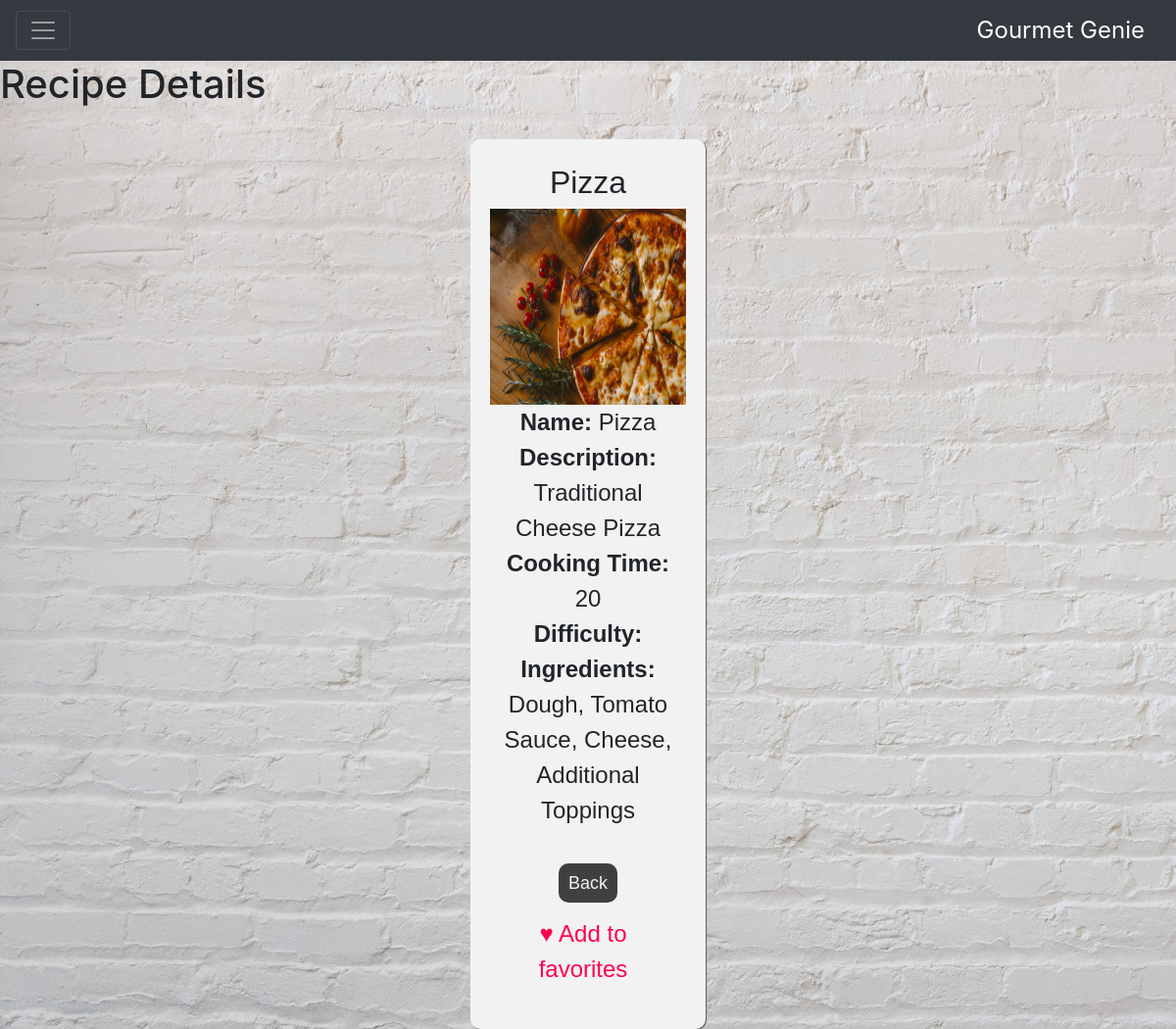
The page /recipes/list/1 (signed in) on the database its author committed.
### recipes/models.py (models this page shows, shortened)
class Recipe(models.Model):
    BEGINNER = "Beginner"
    INTERMEDIATE = "Intermediate"
    HARD = "HARD"
    DIFFICULTY_CHOICES = [
        (BEGINNER, "Beginner"),
        (INTERMEDIATE, "Intermediate"),
        (HARD, "Hard"),
    ]
    recipe_id = models.AutoField(primary_key=True)
    name = models.CharField(max_length=120)
    cooking_time = models.PositiveBigIntegerField(default=60)
    ingredients = models.TextField(default="")
    description = models.TextField(default="")
    pic = models.ImageField(upload_to="recipes", default="no_pic.jpg")
    author = models.ForeignKey(settings.AUTH_USER_MODEL, on_delete=models.CASCADE)
    difficulty = models.CharField(
        max_length=60,
        choices=DIFFICULTY_CHOICES,
        default=BEGINNER,
    )
    def calc_difficulty(self):
        difficulty_levels = {
            "Easy": "Easy",
            "Medium": "Medium",
            "Intermediate": "Intermediate",
            "Hard": "Hard",
        }
        ingredients_list = self.ingredients.split(", ")
        num_ingredients = len(ingredients_list)
        if self.cooking_time < 10:
            if num_ingredients < 4:
                difficulty = difficulty_levels.get("Easy")
            else:
                difficulty = difficulty_levels.get("Medium")
        else:
            if num_ingredients < 4:
                difficulty = difficulty_levels.get("Intermediate")
            else:
                difficulty = difficulty_levels.get("Hard")
            logging.info(f"Recipe difficulty for {self.name}: {difficulty}")
        return difficulty

### recipes/views.py (the view)
# urls.py: path("list/<pk>", RecipeDetailView.as_view(), name="detail"),
class RecipeDetailView(LoginRequiredMixin, DetailView):
    model = Recipe
    template_name = "recipes/detail.html"
    def get_context_data(self, **kwargs):
        context = super().get_context_data(**kwargs)
        recipe = self.object
        difficulty = recipe.calc_difficulty()
        context["difficulty"] = difficulty
        context["MEDIA_URL"] = settings.MEDIA_URL
        return context

### recipes/templates/recipes/detail.html (shortened to what this page needs)
{% load static %}
<!DOCTYPE html>
<html lang="en">
  <head>
    <link
      rel="stylesheet"
      type="text/css"
      href="{% static 'recipes\css\styles.css' %}"
    />
    <link
      rel="stylesheet"
      href="https://maxcdn.bootstrapcdn.com/bootstrap/4.0.0/css/bootstrap.min.css"
    />
  </head>
  <body>
    <div class="navbar-container">
      <div class="navbar navbar-dark bg-dark">
        <button
          class="navbar-toggler"
          type="button"
          data-toggle="collapse"
          data-target="#navContent"
          aria-controls="navContent"
          aria-expanded="false"
          aria-label="Toggle navigation"
        >
          <span class="navbar-toggler-icon"></span>
        </button>
        <a class="navbar-brand">Gourmet Genie</a>
      </div>
    </div>
    <h1>Recipe Details</h1>
    <br />
    <div class="details_modal">
      <h2>{{object.name}}</h2>
      <img
        class="food_images"
        src="{{object.pic.url}}"
        alt="recipe_photo"
        width="200"
        height="200"
      />
      <div class="details_body">
        <div class="details_short">
          <b>Name: </b> {{object.name}} <br />
          <b>Description: </b> {{object.description}} <br />
          <b>Cooking Time: </b> {{object.cooking_time}} <br />
          <b>Difficulty: </b> {{object.calculate_difficulty}} <br />
          <b>Ingredients: </b> {{object.ingredients}} <br />
        </div>
        <div class="details_long">
          <br />
          <a href="{% url 'recipes:list' %}" class="login_btn">Back</a>
          {% if request.user.is_authenticated %}
          <form method="post" action="{% url 'recipes:faved_recipe' object.pk %}">
            <button type="submit" class="heart-btn">
              {% if is_liked %}
                Unlike
              {% else %}
                Add to favorites
              {% endif %}
            </button>
          </form>
        {% endif %}
      </div>
        </div>
      </div>
  </body>
</html>

### rows shown on the page
Recipe: name "Pizza", pic (picture), description "Traditional Cheese Pizza", cooking_time "20", ingredients "Dough, Tomato Sauce, Cheese, Additional Toppings"
